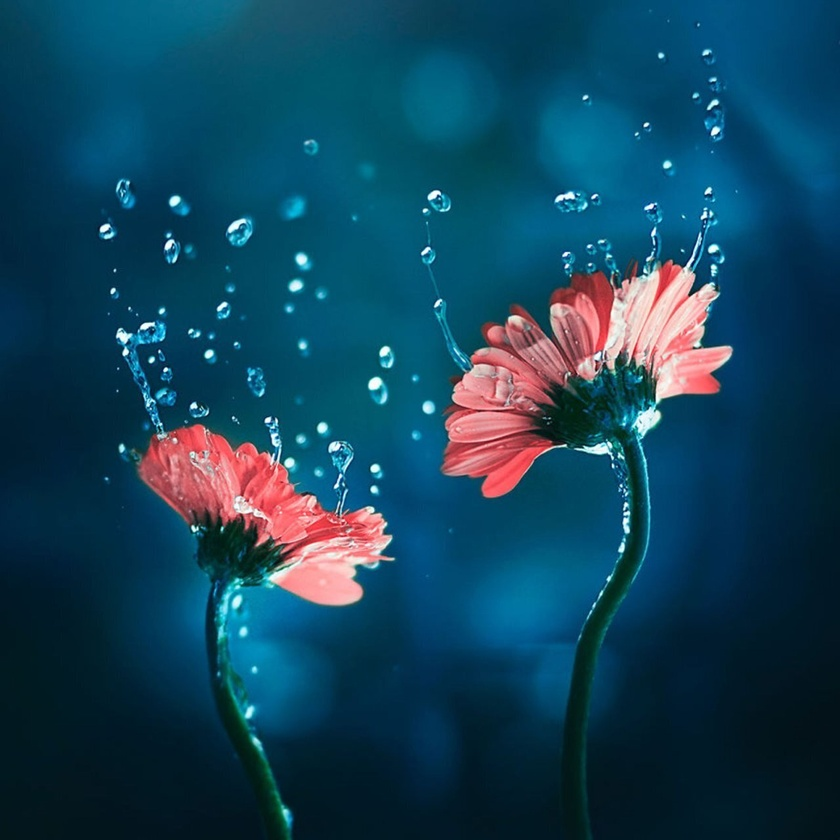
#> input picture image/anh-3d-thien-nhien.jpeg, 840 x 840 px, shrunk from 1280 x 1280 before the run
$ python -i chapter5.py   (imports and definitions only)   (older library calls are emulated)
#> lines starting #> are read from the running program, lines starting #| are printed output that depends on the picture
#> further down, picture is the input picture: shape (840, 840, 3); mean B, G, R 90.7, 67.2, 19.2
from PIL import Image
import matplotlib.pyplot as plt
import cv2
import numpy as np

def roberts_operator(img_raw):
    img = cv2.cvtColor(img_raw, cv2.COLOR_BGR2GRAY)
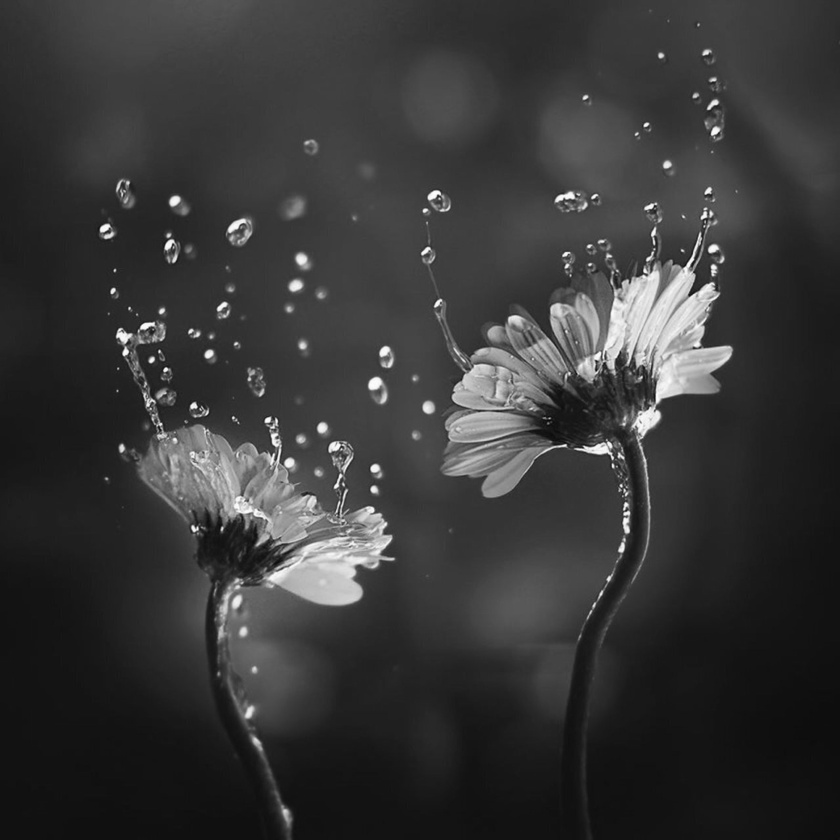
#> img: shape (840, 840); min 7, max 254, mean 55.5
    roberts_x = np.array([[1, 0], [0, -1]], dtype=np.float32)
    roberts_y = np.array([[0, -1], [1, 0]], dtype=np.float32)


    roberts_x_edges = cv2.filter2D(img, -1, roberts_x)
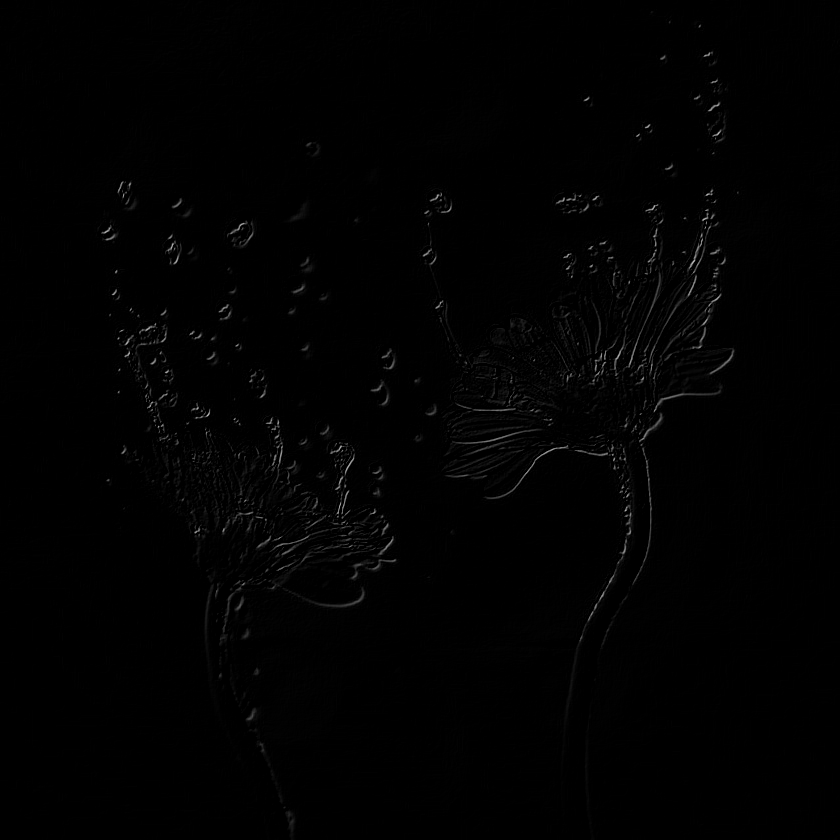
#> roberts_x_edges: shape (840, 840); min 0, max 193, mean 1.6
    roberts_y_edges = cv2.filter2D(img, -1, roberts_y)

    roberts_x_edges = cv2.filter2D(img, -1, roberts_x)
    roberts_y_edges = cv2.filter2D(img, -1, roberts_y)

    roberts_x_edges = roberts_x_edges.astype(np.float32)
    roberts_y_edges = roberts_y_edges.astype(np.float32)

    processedImage = cv2.magnitude(roberts_x_edges, roberts_y_edges)
    processedImage = processedImage.astype(np.uint8)

    pil_image = Image.fromarray(processedImage)
    return pil_image

# [56 lines left out: functions sobels_operator, laplacian_operator, prewitt_operator, canny_operator, otsu_algorithm, not called in this run]

imgpath = 'D:/ImageProcessAlgorithm/anh-3d-thien-nhien.jpeg'
imgpath2 = 'D:/ImageProcessAlgorithm/moon.jpg'
imgpath4 = 'D:/ImageProcessAlgorithm/tiger.jpg'

# [5 lines of commented-out code are left out]

>>> import cv2
>>> picture = cv2.imread('image/anh-3d-thien-nhien.jpeg')
>>> result = roberts_operator(picture)
